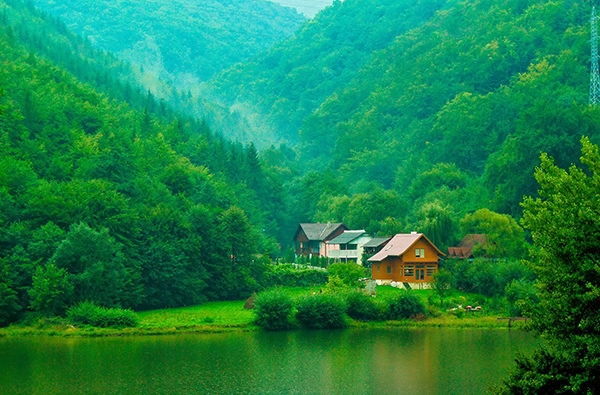
#> input picture img.jpg, 600 x 395 px
$ python shapes.py
#> lines starting #> are read from the running program, lines starting #| are printed output that depends on the picture
import cv2
image=cv2.imread('img.jpg',1)
#> image is the input picture: shape (395, 600, 3); mean B, G, R 74.5, 129.4, 26.5
cv2.line(image,(0,0),(200,200),(255,0,255),4)
cv2.rectangle(image,(0,0),(200,200),(0,255,0),4)
cv2.circle(image,(500,50),50,(0,0,255),-1)
font=cv2.FONT_ITALIC
cv2.putText(image,"niyan",(200,100),font,3,(255,255,255),cv2.LINE_AA)
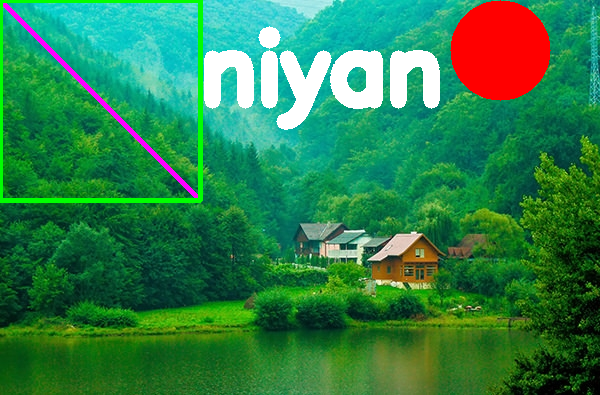
#> image: shape (395, 600, 3); mean B, G, R 75.1, 128.2, 45.3
cv2.imshow("shapes",image)
cv2.waitKey(0)
cv2.destroyAllWindows()
